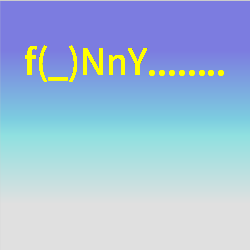
Frame 1 (no input)
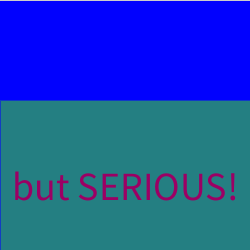
Frame 60 (the mouse pressed at the canvas centre just before this capture)
Frame 120 (the mouse held since frame 60 and released just before this capture): identical to frame 60, image omitted

The Processing sketch that drew these frames (run headless with seeded random() and noise(); from frame 60 on, the mouse is pressed at the canvas centre):

// Processing sketch: processing_78014
// ── processing_78014.pde

void setup() {
smooth();
  size(250, 250);
  noStroke();
  //grid of squares, i want it to last on the screen without the y affected by the float y.
  frameRate (10);
}
 
 
 
void draw() {
  colorMode(RGB);
  if (frameCount>=30)
    for (int i = 1; i < 225;i++) {
      fill(60, 210, 50, 130);
      rect(0, 100, 250, 250);
    }
  fill (255, 0, 0);
  textSize(40);
  if (frameCount>=40)text( "but SERIOUS!", width*.5, 200 );
  for (int i =255; i>0;i--) {
 
    if (frameCount < 30 )stroke( i*3-355, i*3-150, 255, 100);
 
    line(0, i, 500, i);
    
    textAlign(CENTER);
    fill(255, 255, 0);
 
    if (frameCount<40)
      text("f(_)NnY........", width*.5, 75);
  }
}
